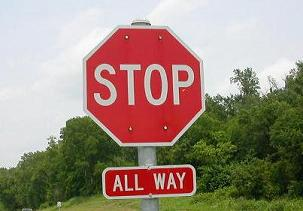
#> input picture stop.jpg, 303 x 211 px
$ python image_svd.py stop.jpg 5
#> lines starting #> are read from the running program, lines starting #| are printed output that depends on the picture
from PIL import Image
import os
import sys
import numpy as np
from scipy import linalg

def perform_svd(a,rank):
    u, s, v = linalg.svd(a)
    ur = u[:, :rank]
    sr = np.matrix(linalg.diagsvd(s[:rank], rank,rank))
    vr = v[:rank, :]
    return np.asarray(ur*sr*vr)

def mono(filename,rank):
#> called with filename = 'stop.jpg', rank = 5
    path, ext = os.path.splitext(filename)
    img = Image.open(filename)
#> img is the input picture: PIL image 303x211 RGB; mean R, G, B 157, 139.3, 125.2
    w = img.width
#> w = 303
    h = img.height
#> h = 211
    gray_img = img.convert('L')
    gray_img.save(path + '_mono.jpg')
    a = np.asarray(gray_img)
    b = perform_svd(a,rank)
#> in perform_svd, `u, s, v = linalg.svd(a)`: s = 211 values, max 39305.2 at index 0, min 0.807 at index 210, mean 547.7
#> in perform_svd, `ur = u[:, :rank]`: ur = 211 rows, first 6: [0.1, 0.0543, 0.0916, 0.0106, -0.00803], [0.1, 0.0545, 0.0919, 0.0106, -0.00856], [0.1, 0.0547, 0.0921, 0.0103, -0.00917], [0.1, 0.0549, 0.0927, 0.0103, -0.00956], [0.1, 0.0548, 0.093, 0.0101, -0.00936], [0.1, 0.0548, 0.0929, 0.0107, -0.00896]
#> in perform_svd, `sr = np.matrix(linalg.diagsvd(s[:rank], rank,rank))`: sr = [[39305.2, 0, 0, 0, 0], [0, 6952.8, 0, 0, 0], [0, 0, 6109.1, 0, 0], [0, 0, 0, 3529.3, 0], [0, 0, 0, 0, 2799.8]]
    img2 = Image.fromarray(np.uint8(b))
    file = path+'_r' + str(rank) + '_mono' + ext
    img2.save(file)
    print('Saved as ' + file)

def color(filename,rank):
#> called with filename = 'stop.jpg', rank = 5
    path, ext = os.path.splitext(filename)
    img = Image.open(filename)
    w = img.width
#> w = 303
    h = img.height
#> h = 211
    X = np.asarray(img)
    r = perform_svd(X[:,:,0],rank).reshape(w*h)
#> in perform_svd (call 2), `ur = u[:, :rank]`: ur = 211 rows, first 6: [0.0912, 0.0443, 0.0422, 0.0315, 0.0385], [0.0913, 0.0443, 0.0426, 0.032, 0.0387], [0.0913, 0.0443, 0.0428, 0.0325, 0.0386], [0.0914, 0.0442, 0.0433, 0.033, 0.0389], [0.0915, 0.0442, 0.0434, 0.0312, 0.0393], [0.0915, 0.0443, 0.0432, 0.0307, 0.0397]
    g = perform_svd(X[:,:,1],rank).reshape(w*h)
#> call 3 of perform_svd, with rank = 5
#> in perform_svd (call 3), `u, s, v = linalg.svd(a)`: s = 211 values, max 38586.7 at index 0, min 1.02 at index 210, mean 568
#> in perform_svd (call 3), `u, s, v = linalg.svd(a)`:
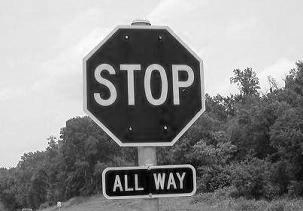
#> a: shape (211, 303); min 0, max 255, mean 139.3
#> in perform_svd (call 3), `ur = u[:, :rank]`: ur = 211 rows, first 6: [0.101, 0.114, 0.00174, 0.00731, -0.0154], [0.101, 0.115, 0.00167, 0.00737, -0.0157], [0.101, 0.115, 0.00164, 0.00708, -0.0165], [0.101, 0.115, 0.00172, 0.00704, -0.0167], [0.101, 0.115, 0.00199, 0.00664, -0.0172], [0.101, 0.115, 0.00193, 0.0071, -0.0171]
#> in perform_svd (call 3), `sr = np.matrix(linalg.diagsvd(s[:rank], rank,rank))`: sr = [[38586.7, 0, 0, 0, 0], [0, 7759.2, 0, 0, 0], [0, 0, 6342.8, 0, 0], [0, 0, 0, 4351.7, 0], [0, 0, 0, 0, 2924.1]]
    b = perform_svd(X[:,:,2],rank).reshape(w*h)
#> call 4 of perform_svd, with rank = 5
#> in perform_svd (call 4), `u, s, v = linalg.svd(a)`:
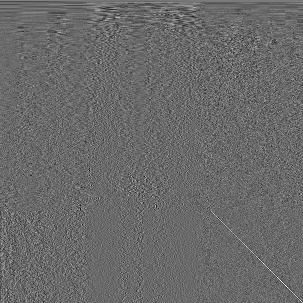
#> v: shape (303, 303) float32; min -0.36, max 0.505, mean 0.000238; drawn with min black and max white
#> in perform_svd (call 4), `u, s, v = linalg.svd(a)`: s = 211 values, max 37187.5 at index 0, min 1.14 at index 210, mean 571.5
#> in perform_svd (call 4), `u, s, v = linalg.svd(a)`:
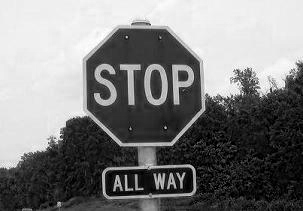
#> a: shape (211, 303); min 0, max 255, mean 125.2
#> in perform_svd (call 4), `ur = u[:, :rank]`: ur = 211 rows, first 6: [0.109, 0.0653, 0.105, 0.0101, 0.0025], [0.109, 0.0655, 0.106, 0.0102, 0.00208], [0.109, 0.0655, 0.106, 0.00969, 0.0013], [0.109, 0.0657, 0.106, 0.0097, 0.00102], [0.109, 0.0657, 0.106, 0.00976, 0.000699], [0.109, 0.0657, 0.105, 0.0102, 0.00086]
#> in perform_svd (call 4), `sr = np.matrix(linalg.diagsvd(s[:rank], rank,rank))`: sr = [[37187.5, 0, 0, 0, 0], [0, 8622.6, 0, 0, 0], [0, 0, 7032.5, 0, 0], [0, 0, 0, 4366, 0], [0, 0, 0, 0, 3484.1]]
    B = np.asarray([r,g,b]).transpose(1,0).reshape(h,w,3)
    img2 = Image.fromarray(np.uint8(B))
#> img2: PIL image 303x211 RGB
    file = path+'_r' + str(rank) + ext
    img2.save(file)
    print('Saved as ' + file)

def color_tucker(filename,rank):
#> called with filename = 'stop.jpg', rank = 5
    path, ext = os.path.splitext(filename)
    img = Image.open(filename)
    w = img.width
#> w = 303
    h = img.height
#> h = 211
    X = np.asarray(img)
    X1 =  X.transpose(0,2,1).reshape(h*3,w)
    X2 = X.transpose(1,2,0).reshape(w*3,h)
    U,s,A1 = linalg.svd(X1)
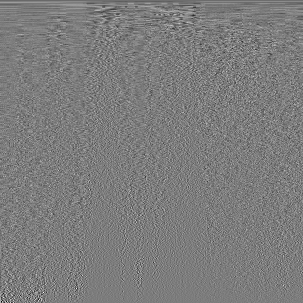
#> A1: shape (303, 303) float32; min -0.449, max 0.467, mean -0.000229; drawn with min black and max white
#> s = 303 values, max 68029.7 at index 0, min 3.04 at index 302, mean 713.1
    U,s,A2 = linalg.svd(X2)
#> U: shape (909, 909) float32
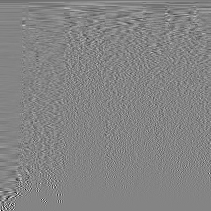
#> A2: shape (211, 211) float32; min -0.66, max 0.61, mean -0.000378; drawn with min black and max white
#> s = 211 values, max 68148.8 at index 0, min 3.05 at index 210, mean 1014.6
    r2 = rank*3
    a1 = A1[:r2, :]
    a2 = A2[:r2, :]
    pa1 = a1.T.dot(a1)
    pa2 = a2.T.dot(a2)
    X2 = np.tensordot(X,pa1,(1,0))
    X3 = np.tensordot(X2,pa2,(0,0))
    X4 = X3.transpose(2,1,0)
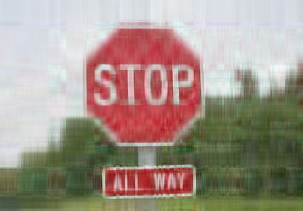
#> X4: shape (211, 303, 3) float32; mean of channels 0, 1, 2 157, 139.3, 125.2; drawn with min black and max white
    img2 = Image.fromarray(np.uint8(X4))
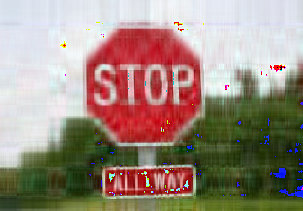
#> img2: PIL image 303x211 RGB; mean R, G, B 156.4, 139, 126.4
    file = path+'_t' + str(rank) + ext
    img2.save(file)
    print('Saved as ' + file)

def main():
    rank = 10
    argc = len(sys.argv)
    if (argc <2):
        print("usage:")
        print("$ python %s filename rank" % sys.argv[0])
        return
    filename = sys.argv[1]
    if (os.path.exists(filename) == False):
        print ("File is not found: %s" % filename)
        return

    if (argc >2):
        rank = int(sys.argv[2])

    mono(filename,rank)
    color(filename,rank)
    color_tucker(filename,rank)


if __name__ == '__main__':
    main()
